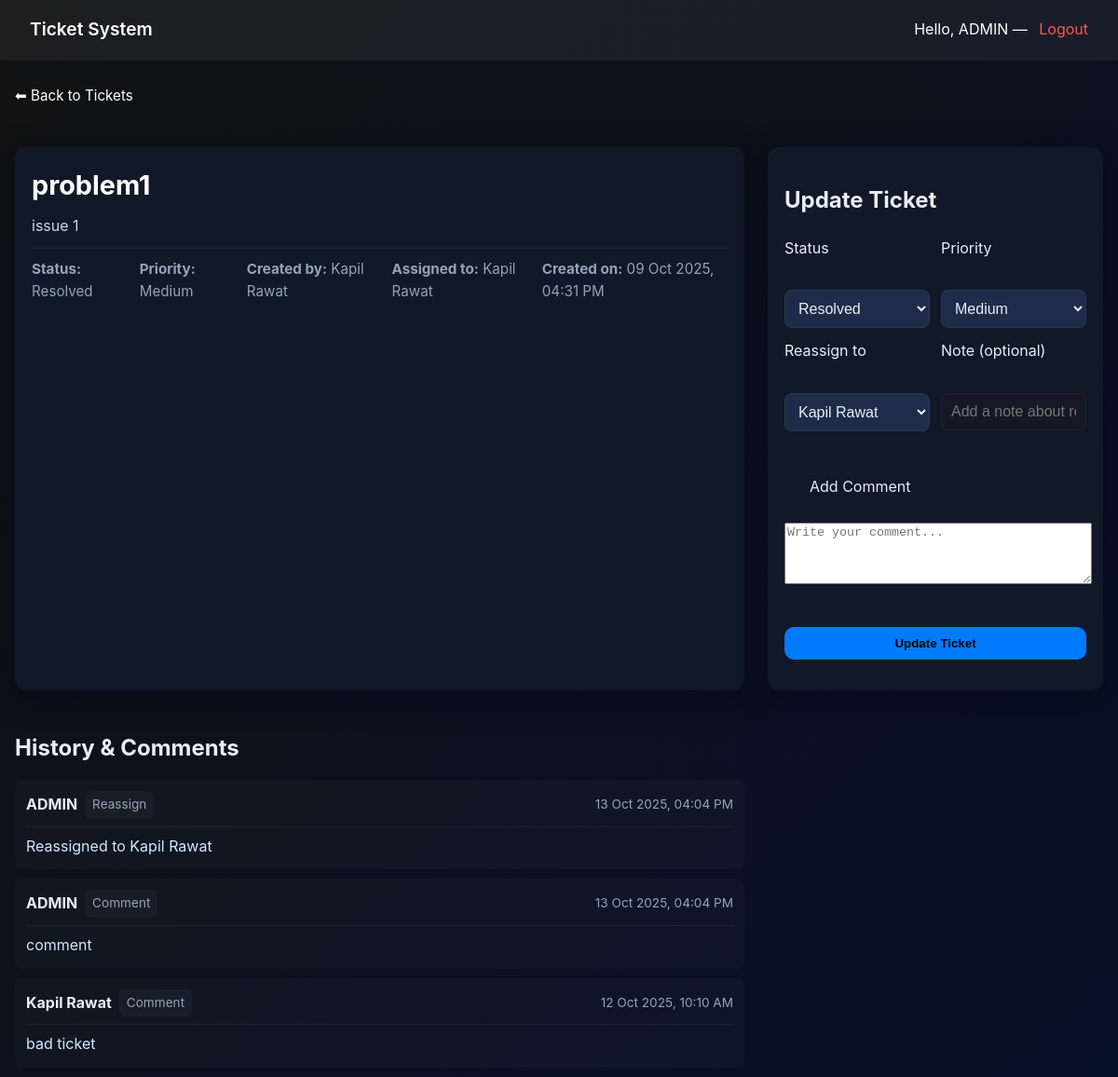
/tickets/ticket_details.php?id=1 (signed in), run on the app's committed database.
### tables this page shows
CREATE TABLE IF NOT EXISTS `tickets` (
  `id` int NOT NULL AUTO_INCREMENT,
  `title` varchar(255) DEFAULT NULL,
  `description` text,
  `status` enum('Open','In Progress','Resolved') DEFAULT 'Open',
  `priority` enum('Low','Medium','High') DEFAULT 'Low',
  `created_by` int DEFAULT NULL,
  `assigned_to` int DEFAULT NULL,
  `created_at` timestamp NULL DEFAULT CURRENT_TIMESTAMP,
  `updated_at` timestamp NULL DEFAULT CURRENT_TIMESTAMP ON UPDATE CURRENT_TIMESTAMP,
  `deleted_at` datetime DEFAULT NULL,
  `deleted_by` int DEFAULT NULL,
  PRIMARY KEY (`id`),
  KEY `created_by` (`created_by`),
  KEY `assigned_to` (`assigned_to`)
);

CREATE TABLE IF NOT EXISTS `users` (
  `id` int NOT NULL AUTO_INCREMENT,
  `name` varchar(100) DEFAULT NULL,
  `email` varchar(100) DEFAULT NULL,
  `password` varchar(255) DEFAULT NULL,
  `role` enum('admin','user') DEFAULT 'user',
  PRIMARY KEY (`id`),
  UNIQUE KEY `email` (`email`)
);

CREATE TABLE IF NOT EXISTS `ticket_comments` (
  `id` int NOT NULL AUTO_INCREMENT,
  `ticket_id` int NOT NULL,
  `user_id` int NOT NULL,
  `comment` text NOT NULL,
  `action_type` enum('Comment','Reassign') DEFAULT 'Comment',
  `created_at` timestamp NULL DEFAULT CURRENT_TIMESTAMP,
  PRIMARY KEY (`id`),
  KEY `ticket_id` (`ticket_id`),
  KEY `user_id` (`user_id`)
);

### tickets/ticket_details.php (the view, shortened to what this page needs)
<?php
require "../config/db.php";
$ticket_id = intval($_GET['id'] ?? 0);
$stmt = $conn->prepare("
    SELECT t.*,
           u1.name AS created_by_name,
           u2.name AS assigned_to_name
    FROM tickets t
    LEFT JOIN users u1 ON t.created_by = u1.id
    LEFT JOIN users u2 ON t.assigned_to = u2.id
    WHERE t.id = ?
    LIMIT 1
");
$stmt->bind_param("i", $ticket_id);
$stmt->execute();
$ticket = $stmt->get_result()->fetch_assoc();
$com = $conn->prepare("
    SELECT c.*, u.name AS user_name
    FROM ticket_comments c
    JOIN users u ON c.user_id = u.id
    WHERE c.ticket_id = ?
    ORDER BY c.created_at DESC
");
$com->bind_param("i", $ticket_id);
$com->execute();
$comments = $com->get_result();
$users_res = $conn->query("SELECT id, name FROM users ORDER BY name ASC");
?>
<!doctype html>
<html lang="en">
<head>
  <link rel="stylesheet" href="../assets/CSS/ticket_details.css">
</head>
<body>
 <?php include "../includes/navbar.php"?>
  <main class="ticket-page">
    <a class="back" href="../tickets/viewTickets.php">⬅ Back to Tickets</a>
    <section class="ticket-summary">
      <h1><?= htmlspecialchars($ticket['title']) ?></h1>
      <p class="desc"><?= nl2br(htmlspecialchars($ticket['description'])) ?></p>
      <ul class="meta">
        <li><strong>Status:</strong> <?= htmlspecialchars($ticket['status']) ?></li>
        <li><strong>Priority:</strong> <?= htmlspecialchars($ticket['priority']) ?></li>
        <li><strong>Created by:</strong> <?= htmlspecialchars($ticket['created_by_name']) ?></li>
        <li><strong>Assigned to:</strong> <?= htmlspecialchars($ticket['assigned_to_name'] ?? 'Unassigned') ?></li>
        <li><strong>Created on:</strong> <?= date("d M Y, h:i A", strtotime($ticket['created_at'])) ?></li>
      </ul>
    </section>
    <section class="ticket-actions">
  <h2>Update Ticket</h2>
  <form method="post" class="form-inline" onsubmit="return validateUpdateForm()">
    <label>
      Status
      <select class="drop-down" name="status" style="background-color: #1f2c49ff;">
        <option value="Resolved" <?= $ticket['status'] === 'Resolved' ? 'selected' : '' ?>>Resolved</option>
      </select>
    </label>
    <label>
      Priority
      <select class="drop-down" name="priority" style="background-color: #1f2c49ff;">
        <option value="Medium" <?= $ticket['priority'] === 'Medium' ? 'selected' : '' ?>>Medium</option>
      </select>
    </label>
    <label>
      Reassign to
      <select class="drop-down" name="reassign_to" style="background-color: #1f2c49ff;">
        <?php
        $users_res->data_seek(0);
        while ($u = $users_res->fetch_assoc()): ?>
          <option value="<?= $u['id'] ?>" <?= ($ticket['assigned_to'] == $u['id']) ? 'selected' : '' ?>>
            <?= htmlspecialchars($u['name']) ?>
          </option>
        <?php endwhile; ?>
      </select>
    </label>
    <label>
      Note (optional)
      <input type="text" name="reassign_comment" placeholder="Add a note about reassignment" maxlength="200">
    </label>
    <label style="display:block;width:100%;margin-top:10px;">
      Add Comment
      <textarea name="comment_text" id="comment_text" rows="4" placeholder="Write your comment..." maxlength="500" style="width:100%;"></textarea>
    </label>
    <button type="submit" class="btn">Update Ticket</button>
  </form>
</section>
    <section class="ticket-history">
      <h2>History & Comments</h2>
      <?php if ($comments->num_rows): ?>
        <?php while ($c = $comments->fetch_assoc()): ?>
          <div class="history-item">
            <div class="history-head">
              <strong><?= htmlspecialchars($c['user_name']) ?></strong>
              <span class="atype"><?= htmlspecialchars($c['action_type']) ?></span>
              <span class="ts"><?= date("d M Y, h:i A", strtotime($c['created_at'])) ?></span>
            </div>
            <div class="history-body"><?= nl2br(htmlspecialchars($c['comment'])) ?></div>
          </div>
        <?php endwhile; ?>
      <?php else: ?>
        <p class="muted">No history available for this ticket.</p>
      <?php endif; ?>
    </section>
  </main>
</body>
</html>

### assets/CSS/ticket_details.css (style rules this page uses)
:root { --bg: #121212; --panel: #111827; --muted: #94a3b8; --accent: #ffffff; --accent2: #007bff; }
html, body { margin: 0; height: 100%; font-family: Inter, system-ui, Arial; background: linear-gradient(135deg, var(--bg), #071029); color: #e6eef8; line-height: 1.6; }
.ticket-page { max-width: 1200px; margin: 28px auto; padding: 0 16px; background: linear-gradient(135deg, var(--bg), #071029); }
.back { display: inline-block; color: var(--accent); text-decoration: none; margin-bottom: 18px; font-size: 0.95rem; }
.ticket-summary { background: var(--panel); padding: 18px; border-radius: 12px; box-shadow: 0 8px 30px rgba(2, 6, 23, 0.6); margin-bottom: 20px; }
.ticket-summary h1 { margin: 0 0 8px; color: var(--accent); font-size: 1.8rem; }
.ticket-summary .desc { color: #cbd5e1; margin: 8px 0; word-break: break-word; overflow-wrap: break-word; }
.meta { list-style: none; padding: 0; margin: 10px 0 0; display: flex; flex-direction: column; gap: 6px; }
.meta li { color: var(--muted); font-size: 0.95rem; }
.update-section h2, .ticket-history h2 { margin: 0 0 15px; font-size: 1.5rem; color: #e6eef8; }
.ticket-actions { padding: 18px; background: var(--panel); border-radius: 12px; box-shadow: 0 8px 30px rgba(2, 6, 23, 0.6); margin-bottom: 20px; }
.form-inline { display: flex; gap: 12px; flex-wrap: wrap; margin-bottom: 15px; }
.form-inline label { display: flex; flex-direction: column; gap: 6px; flex: 1; min-width: 140px; }
.form-inline select, .form-inline input[type="text"], .comment-form textarea { padding: 10px; border-radius: 8px; border: 1px solid rgba(255, 255, 255, 0.05); background: rgba(212, 26, 26, 0.03); color: inherit; font-size: 1rem; transition: border-color 0.2s, background 0.2s; }
.btn { background: var(--accent2); color: #000; padding: 10px 14px; border-radius: 10px; border: none; cursor: pointer; font-weight: 600; transition: background 0.2s; width: 100%; }
.ticket-history { margin-top: 18px; }
.history-item { background: rgba(255, 255, 255, 0.02); padding: 12px; border-radius: 8px; margin-bottom: 10px; }
.history-head { display: flex; gap: 8px; align-items: center; border-bottom: 1px solid rgba(255, 255, 255, 0.05); padding-bottom: 8px; margin-bottom: 8px; }
.history-head .atype { background: rgba(255, 255, 255, 0.03); padding: 4px 8px; border-radius: 6px; font-size: 0.85rem; color: var(--muted); }
.history-head .ts { margin-left: auto; color: var(--muted); font-size: 0.85rem; }
.history-body { margin-top: 8px; color: #cfe9ff; white-space: pre-wrap; overflow-wrap: break-word; white-space: pre-wrap; word-break: break-all; }
@media (min-width: 900px) { .ticket-page { display: grid; grid-template-columns: 1fr 360px; gap: 25px; } }
@media (min-width: 900px) { .ticket-summary { grid-column: 1 / 2; margin-bottom: 0; } }
@media (min-width: 900px) { .ticket-actions { margin-top: 0; margin-bottom: 0; } }
@media (min-width: 900px) { .meta { flex-direction: row; gap: 20px; border-top: 1px solid rgba(255, 255, 255, 0.05); padding-top: 10px; } }
@media (min-width: 900px) { .form-inline label { flex: 1 1 0%; overflow-wrap: break-word; white-space: pre-wrap; word-break: break-all; } }

### data on the page
tickets: title "problem1", description "issue 1", status "Resolved", priority "Medium", users.name "Kapil Rawat", created_at "09 Oct 2025, 04:31 PM", reassign_to "Kapil Rawat"
ticket_comments: user.name "ADMIN", action_type "Reassign", created_at "13 Oct 2025, 04:04 PM", comment "Reassigned to Kapil Rawat"
ticket_comments: user.name "ADMIN", action_type "Comment", created_at "13 Oct 2025, 04:04 PM", comment "comment"
ticket_comments: user.name "Kapil Rawat", action_type "Comment", created_at "12 Oct 2025, 10:10 AM", comment "bad ticket"

### other printed values
$_SESSION['user_name'] "ADMIN"
